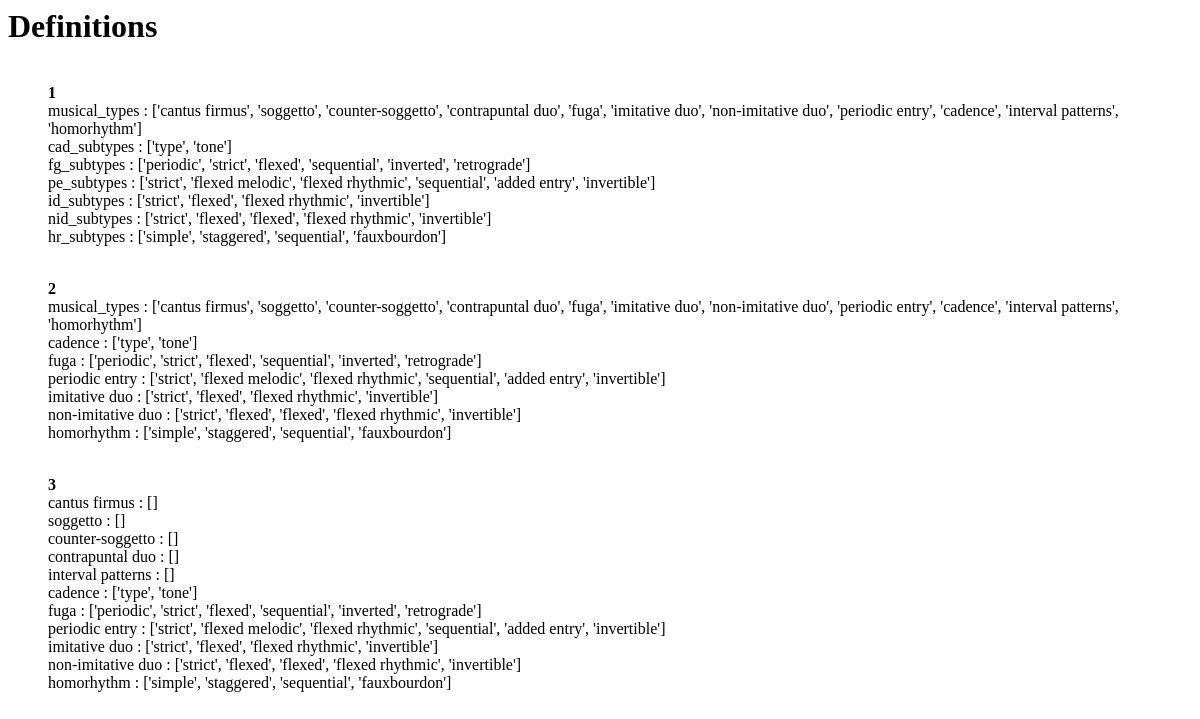
Before: /definitions/ with the older database file.
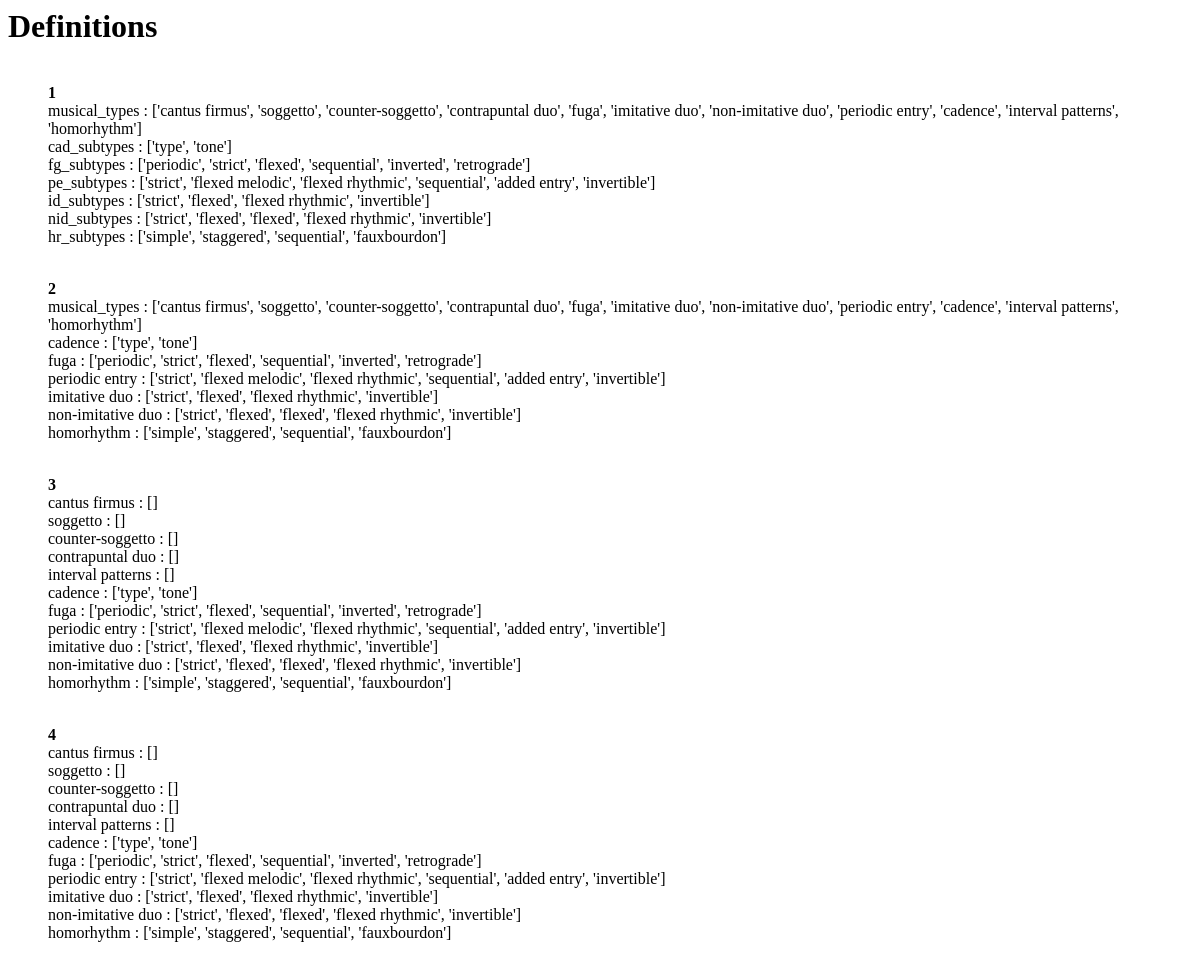
After: the same page with the newer database file.
### crim/models/definition.py (models this page shows, shortened)
class CRIMDefinition(models.Model):
    class Meta:
        app_label = 'crim'
        verbose_name = 'Definition'
        verbose_name_plural = 'Definitions'
    observation_definition = JSONField(null=True)
    relationship_definition = JSONField(null=True)

### crim/views/definition.py (the view, shortened to what this page needs)
# urls.py: path('definitions/', DefinitionList.as_view(), name='crimdefinition-list'),
class DefinitionList(APIView):
    renderer_classes = [TemplateHTMLRenderer]
    template_name = 'definition_list.html'
    def get(self, request, format=None):
        definitions = CRIMDefinition.objects.all()
        return Response({'definitions': definitions}, template_name='definition_list.html')

### crim/templates/definition_list.html (shortened to what this page needs)
<html><body>
    <h1>Definitions</h1>
    <ol>
        {% for definition in definitions %}
            <br><b>{{ definition.pk }}</b>
            {% for key, value in definition.observation_definition.items %}
                <br>{{ key }} : {{ value }}
            {% endfor %}</p>
        {% endfor %}
    </ol>
</body></html>

Changed rows visible on the page:
added CRIMDefinition: pk "4", observation_definition "cantus firmus" "soggetto" "counter-soggetto" "contrapuntal duo" "interval patterns" "cadence" "fuga" "periodic entry" "imitative duo" "non-imitative duo" "homorhythm", observation_definition "[]" "[]" "[]" "[]" "[]" "['type', 'tone']" "['periodic', 'strict', 'flexed', 'sequential', 'inverted', 'retrograde']" "['strict', 'flexed melodic', 'flexed rhythmic', 'sequential', 'added entry', 'invertible']" "['strict', 'flexed', 'flexed rhythmic', 'invertible']" "['strict', 'flexed', 'flexed', 'flexed rhythmic', 'invertible']" "['simple', 'staggered', 'sequential', 'fauxbourdon']"
